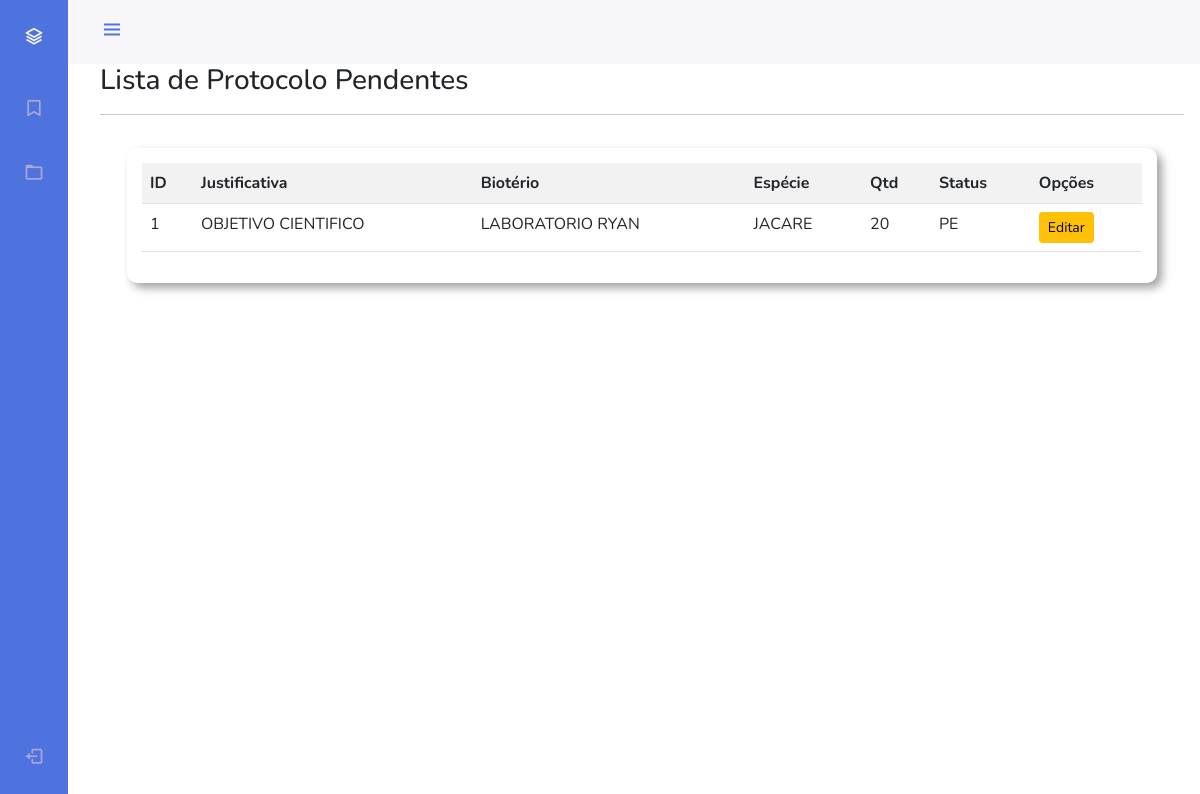
Screenshot of /listar/protocolo-pendente/ (signed in) with the database file from the repository.
### Pesquisador/models.py (models this page shows, shortened)
class Protocolo(models.Model):
    STATUS_CHOICES = [
    ('AP', 'APROVADO'),
    ('RE', 'REPROVADO'),
    ('PE', 'PENDENTE'),
]
    titulo_protocolo = models.CharField('Titulo', max_length=100, null=True)
    justificativa = models.CharField('Justificativa',max_length=100)
    bioterio = models.ForeignKey(Bioterio, on_delete=models.CASCADE, null=True)
    resumo = models.TextField("Resumo em Português")
    resumo_en = models.TextField("Resumo em Inglês")
    data_inicio = models.DateField("Data de Início")
    data_termino = models.DateField("Data de Termino")
    especie = models.CharField("Espécie", max_length=50)
    quantidade = models.IntegerField()
    status = models.CharField(max_length=2, choices=STATUS_CHOICES, default='PE', blank=True)

class Bioterio(models.Model):
    nome_bioterio = models.CharField('Bioterio', max_length=100)
    cnpj = models.CharField('CNPJ', max_length=100)
    rua = models.CharField('Rua', max_length=100)
    numero = models.CharField('Número', max_length=100)
    bairro = models.CharField('Bairro', max_length=100)
    cidade = models.CharField('Municipio', max_length=100)
    estado = models.CharField('Estado', max_length=100)
    def __str__(self):
        return self.nome_bioterio

### secretaria/views.py (the view)
# urls.py: path('listar/protocolo-pendente/', views.ProtocolPendList.as_view(), name="protocolo-pendente"),
class ProtocolPendList(ListView):
    model = Protocolo
    template_name = 'secretaria/pendentes/lista-protocolo-pe.html'
    def get_queryset(self):
        return Protocolo.objects.filter(status="PE")

### template/secretaria/pendentes/lista-protocolo-pe.html
{% extends 'model-page.html'%}
{% load static %}
{% load crispy_forms_tags %}
{% block conteudo %}
{% if request.user.groups.all.0.name == "Secretária" %}
<link rel="stylesheet" href="{% static 'css/section.css' %}">
<h3>Lista de Protocolo Pendentes</h3>
<hr>
<hr style="color: white;">
<section style="margin-top: 10px;">
    <div class="table-responsive">
        <table class="table table-striped">
            <tr>
                <th>ID</th>
                <th>Justificativa</th>
                <th>Biotério</th>
                <th>Espécie</th>
                <th>Qtd</th>
                <th>Status</th>
                <th>Opções</th>
            </tr>
            {% for protocolo in object_list %}
            <tr>
                <td>{{ protocolo.id }}</td>
                <td>{{ protocolo.justificativa }}</td>
                <td>{{ protocolo.bioterio }}</td>
                <td>{{ protocolo.especie }}</td>
                <td>{{ protocolo.quantidade }}</td>
                <td>{{ protocolo.status }}</td>
                <td>
                 <a href="{% url 'editar-protocolo' protocolo.pk %}" class="btn btn-warning btn-sm" >Editar</a>
                </td>
            </tr>
            {% empty %}
            <tr>
                <td colspan="5">Nenhum protocolo registrado.</td>
            </tr>
            {% endfor %}
        </table>
    </div>
    {% else %}
        <a href="{% url 'logout' %}" class="btn btn-primary" >Logout</a>
        <hr>
        <h2>Você não tem permissão por favor faça o login como Secretária</h2>
    {% endif %}
</section>
{% endblock %}

### static/css/styles.css (style rules this page uses)
:root { --header-height: 3rem; --nav-width: 68px; --first-color: #4e73df; --first-color-light: #AFA5D9; --white-color: #F7F6FB; --body-font: 'Nunito', sans-serif; --normal-font-size: 1rem; --z-fixed: 100; }
*,::before,::after { box-sizing: border-box; }
body { position: relative; margin: var(--header-height) 0 0 0; padding: 0 1rem; font-family: var(--body-font); font-size: var(--normal-font-size); transition: .5s; }
a { text-decoration: none; }
@media screen and (min-width: 768px) { body { margin: calc(var(--header-height) + 1rem) 0 0 0; padding-left: calc(var(--nav-width) + 2rem); } }

### static/css/section.css (style rules this page uses)
section { background: white; width: 95%; padding: 15px; border-radius: 10px; margin: auto; box-shadow: 5px 5px 10px rgba(0, 0, 0, 0.37); }

### rows the page displays
Protocolo: id "1", justificativa "OBJETIVO CIENTIFICO", bioterio "LABORATORIO RYAN", especie "JACARE", quantidade "20", status "PE"
